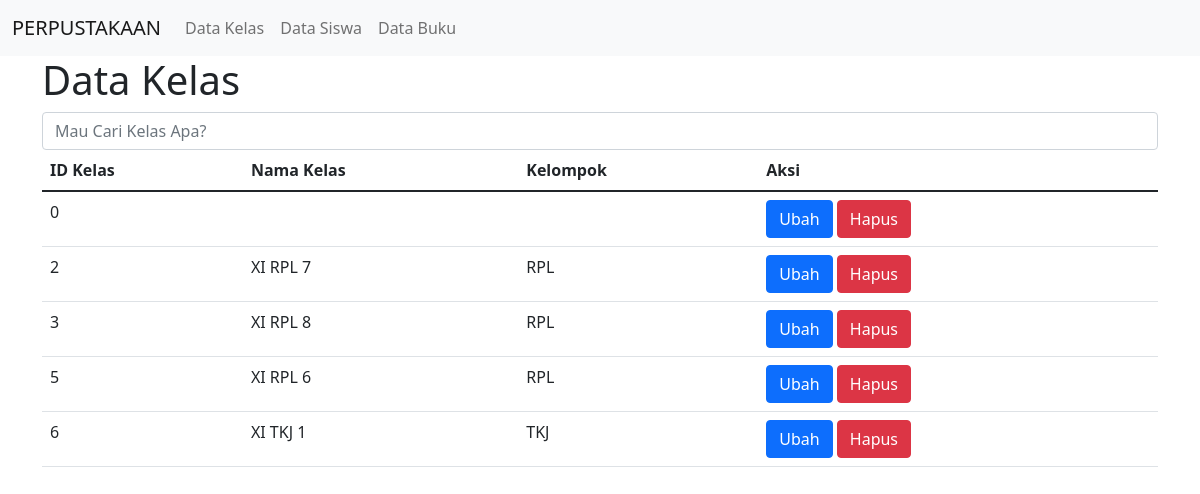
Page /admin/tampil_kelas.php on the committed database.
### tables this page shows
CREATE TABLE `kelas` (
  `id_kelas` int(11) NOT NULL,
  `nama_kelas` varchar(20) NOT NULL,
  `kelompok` varchar(20) NOT NULL
);

### admin/tampil_kelas.php (the view, shortened to what this page needs)
<!DOCTYPE html>
<html lang="en">
<head>
    <link href="https://cdn.jsdelivr.net/npm/bootstrap@5.1.1/dist/css/bootstrap.min.css" rel="stylesheet">
</head>
<?php
  include "navbar.php";
?>
<body>
    <div class="container">
    <h1>Data Kelas</h1>
    <form action = "tampil_kelas.php" method = "POST">
        <input type = "text" name = "cari" class = "form-control" placeholder = "Mau Cari Kelas Apa?"/>
    </form>
    <table class="table">
  <thead>
    <tr>
      <th scope="col">ID Kelas</th>
      <th scope="col">Nama Kelas</th>
      <th scope="col">Kelompok</th>
      <th scope="col">Aksi</th>
    </tr>
  </thead>
  <tbody>
    <?php
    include "koneksi.php";
    if (isset($_POST["cari"])){
        $cari = $_POST['cari'];
        $query_kelas = mysqli_query($koneksi, "select * from kelas where id_kelas like '%$cari%' or nama_kelas like '%$cari%'");
    } else {
        $query_kelas = mysqli_query($koneksi, "select * from kelas");
    }
    while ($data_kelas = mysqli_fetch_array($query_kelas)){?>
        <tr>
            <td><?php echo $data_kelas["id_kelas"];?></td>
            <td><?php echo $data_kelas["nama_kelas"];?></td>
            <td><?php echo $data_kelas["kelompok"];?></td>
            <td>
              <a href="ubah_kelas.php?id_kelas=<?=$data_kelas['id_kelas']?>" class="btn btn-primary">Ubah</a>
              <a href="hapus_kelas.php?id_kelas=<?=$data_kelas['id_kelas']?>" class="btn btn-danger" onclick="return confirm('Apakah anda yakin ingin menghapus data ini?')">Hapus</a>
            </td>
        </tr>
    <?php
    }
    ?>
  </tbody>
</table>
</body>
</html>

### rows in the picture
kelas: id_kelas "0"
kelas: id_kelas "2", nama_kelas "XI RPL 7", kelompok "RPL"
kelas: id_kelas "3", nama_kelas "XI RPL 8", kelompok "RPL"
kelas: id_kelas "5", nama_kelas "XI RPL 6", kelompok "RPL"
kelas: id_kelas "6", nama_kelas "XI TKJ 1", kelompok "TKJ"
